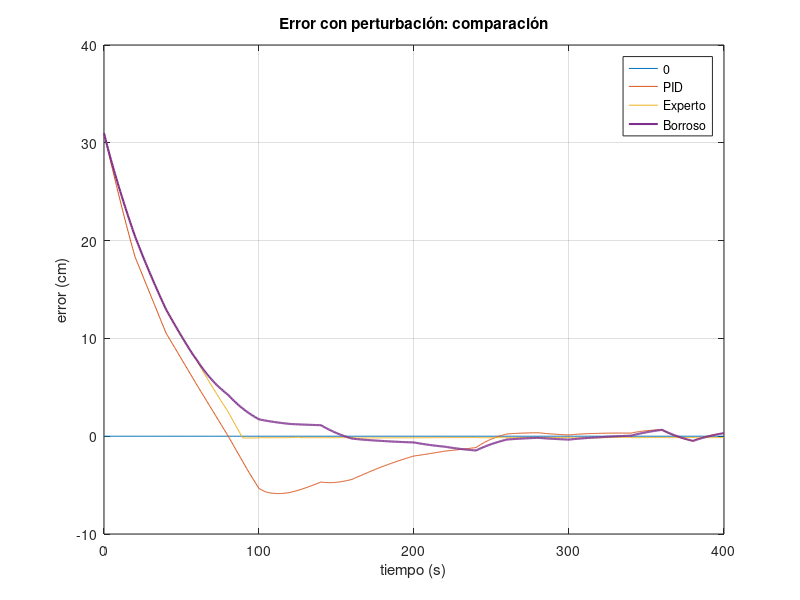

Source code (MATLAB):

clear all;

% Errores
error_pid = load("error_pid.mat", "error");
error_pid = error_pid.("error");

error_expert = load("error_expert.mat", "error");
error_expert = error_expert.("error");

error_fuzzy = load("error_fuzzy.mat", "error");
error_fuzzy = error_fuzzy.("error");

figure(1)
plot(error_pid(1,:), zeros(size(error_pid(1,:))), error_pid(1,:), error_pid(2,:)*100, error_expert(1,:), error_expert(2,:)*100, ...
    error_fuzzy(1,:), error_fuzzy(2,:)*100, 'linewidth', 1.5);
grid on;
xlabel('tiempo (s)');
ylabel('error (cm)');
legend('0', 'PID', 'Experto', 'Borroso');
title('Error con perturbación: comparación');


